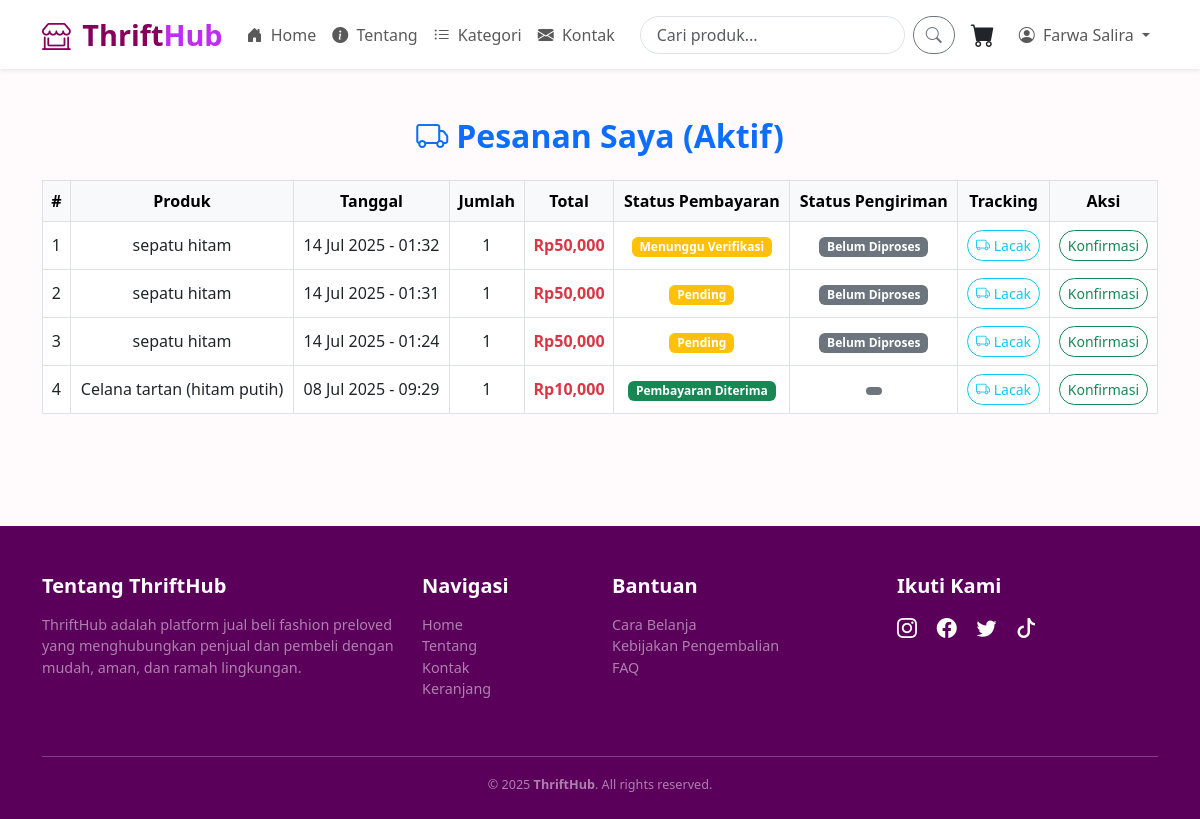
Screenshot of /index.php?url=my_orders (signed in) with the database file from the repository.
### tables this page shows
CREATE TABLE `pesanan_item` (
  `id` int(11) NOT NULL,
  `pesanan_id` int(11) NOT NULL,
  `produk_id` int(11) NOT NULL,
  `nama` varchar(100) NOT NULL,
  `harga` decimal(15,2) NOT NULL,
  `jumlah` int(11) NOT NULL
);

CREATE TABLE `pesanan` (
  `id` int(11) NOT NULL,
  `user_id` int(11) NOT NULL,
  `nama` varchar(100) NOT NULL,
  `alamat` text NOT NULL,
  `metode` enum('COD','Transfer') NOT NULL,
  `tanggal` datetime NOT NULL,
  `total` decimal(15,2) NOT NULL,
  `status_pengiriman` varchar(100) DEFAULT 'Diproses',
  `lokasi_pengiriman` varchar(100) DEFAULT 'Gudang',
  `estimasi_tiba` date DEFAULT NULL,
  `diterima` tinyint(1) DEFAULT 0,
  `order_id` varchar(100) DEFAULT NULL,
  `snap_token` varchar(100) DEFAULT NULL,
  `status_pembayaran` varchar(100) DEFAULT NULL,
  `payment_type` varchar(50) DEFAULT NULL,
  `transaction_time` datetime DEFAULT NULL
);

### views/product/my_orders.php (the view, shortened to what this page needs)
<?php
include 'config/database.php';
$user_id = $_SESSION['user']['id'];
$sql = "SELECT p.id AS pesanan_id, pi.nama AS produk, p.tanggal, pi.jumlah, (pi.harga*pi.jumlah) AS total,
        p.metode, p.status_pembayaran, p.status_pengiriman, p.lokasi_pengiriman, p.diterima
        FROM pesanan p
        JOIN pesanan_item pi ON p.id = pi.pesanan_id
        WHERE p.user_id = ? AND p.diterima = 0
        ORDER BY p.tanggal DESC";
$stmt = $conn->prepare($sql);
$stmt->bind_param("i", $user_id);
$stmt->execute();
$result = $stmt->get_result();
?>
<section class="py-5">
  <div class="container">
    <h2 class="fw-bold text-center mb-4 text-primary">
      <i class="bi bi-truck me-2"></i>Pesanan Saya (Aktif)
    </h2>
    <?php if ($result->num_rows > 0): ?>
      <div class="table-responsive">
        <table class="table table-bordered table-hover align-middle text-center">
          <thead class="table-light">
            <tr>
              <th>#</th>
              <th>Produk</th>
              <th>Tanggal</th>
              <th>Jumlah</th>
              <th>Total</th>
              <th>Status Pembayaran</th>
              <th>Status Pengiriman</th>
              <th>Tracking</th>
              <th>Aksi</th>
            </tr>
          </thead>
          <tbody>
            <?php $no = 1; while($r = $result->fetch_assoc()): ?>
              <tr>
                <td><?= $no++ ?></td>
                <td><?= htmlspecialchars($r['produk']) ?></td>
                <td><?= date('d M Y - H:i', strtotime($r['tanggal'])) ?></td>
                <td><?= $r['jumlah'] ?></td>
                <td class="text-danger fw-bold">Rp<?= number_format($r['total']) ?></td>
                <td><span class="badge bg-<?= $r['status_pembayaran'] === 'Pembayaran Diterima' ? 'success' : 'warning' ?>">
                  <?= $r['status_pembayaran'] ?></span></td>
                <td><span class="badge bg-<?= $r['status_pengiriman'] === 'Dikirim' ? 'info' : 'secondary' ?>">
                  <?= $r['status_pengiriman'] ?></span></td>
                <td>
                  <a href="index.php?url=tracking&pesanan_id=<?= $r['pesanan_id'] ?>" class="btn btn-sm btn-outline-info rounded-pill">
                    <i class="bi bi-truck"></i> Lacak
                  </a>
                </td>
                <td>
                  <form method="POST" action="index.php?url=konfirmasi_diterima.php">
                    <button class="btn btn-sm btn-outline-success rounded-pill">Konfirmasi</button>
                  </form>
                </td>
              </tr>
            <?php endwhile; ?>
          </tbody>
        </table>
      </div>
    <?php endif; ?>
  </div>
</section>
<?php
include __DIR__ . '/../layouts/index.php';
?>

### assets/css/style.css (style rules this page uses)
body { font-family: 'Segoe UI', sans-serif; background-color: #fffafc; color: #333; }
section h2 { color: #333; }
.badge.bg-success { animation: fadeInScale 0.4s ease-in-out; }

### rows the page displays
pesanan_item: nama "sepatu hitam", pesanan.tanggal "14 Jul 2025 - 01:32", jumlah "1", total "50,000", pesanan.status_pembayaran "Menunggu Verifikasi", pesanan.status_pengiriman "Belum Diproses"
pesanan_item: nama "sepatu hitam", pesanan.tanggal "14 Jul 2025 - 01:31", jumlah "1", total "50,000", pesanan.status_pembayaran "Pending", pesanan.status_pengiriman "Belum Diproses"
pesanan_item: nama "sepatu hitam", pesanan.tanggal "14 Jul 2025 - 01:24", jumlah "1", total "50,000", pesanan.status_pembayaran "Pending", pesanan.status_pengiriman "Belum Diproses"
pesanan_item: nama "Celana tartan (hitam putih)", pesanan.tanggal "08 Jul 2025 - 09:29", jumlah "1", total "10,000", pesanan.status_pembayaran "Pembayaran Diterima"

### other values shown
$_SESSION['user']['name'] "Farwa Salira"
